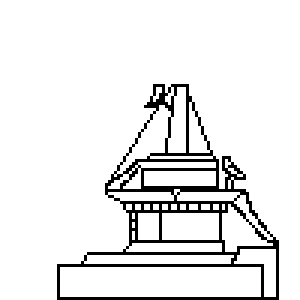
#> input picture templates/bridge_noalpha.png, 100 x 100 px (shown 3 times larger)
$ python class_gui_generator.py
#> lines starting #> are read from the running program, lines starting #| are printed output that depends on the picture; after the words box and inside, x2 and y2 are one past the last pixel; in counts of white or black regions, pixels touching at a corner belong together
import cv2 as cv
from enum import Enum
import numpy as np


class Components(Enum):
    Head = "Ship Class Head Segment" # init function
    Arms = "Ship Turret Segments" # helper/sub methods/methods that does some job
    Bridge = "Ship Command Centres" # methods that combines sub methods together to do high level work
    Engine = "Ship Engine Segments" # methods involving major loops


class class_gui_generator():
    def __init__(self) -> None:
        self.img_head = cv.imread("./templates/base-head_noalpha.png")
        self.img_base = cv.imread("./templates/baseblock_noalpha.png")
        self.img_tail = cv.imread("./templates/base-tail_noalpha.png")
        self.img_bridge = cv.imread("./templates/bridge_noalpha.png")
#> self.img_bridge is the input picture: shape (100, 100, 3); 91.6% white; black in thin lines or dots, all inside (x1, y1, x2, y2) = (19, 28, 93, 100)
        self.img_turret = cv.imread("./templates/turret_noalpha.png")
        self.img_engine = cv.imread("./templates/engine_noalpha.png")

        self.draw_outcome = None

    def manual_assign(self, methods: dict):
        # determine white background length using the sum of list lengths
        # height using the longest list length
        total_length = 0
        max_length = 0
        for (k, v) in methods.items():
            cl = len(v)
            total_length += cl
            if cl > max_length:
                max_length = cl
        shape = [100 * (3 + max_length), 100 * (total_length + 2), 3]
        background_whites = np.zeros(shape)
        background_whites.fill(255)
        canvas = background_whites.copy()
        # iterate and place image
        index_vertical_reversed = 100 * (2 + max_length)
        index_horizontal = 100
        for component in methods.keys():
            canvas[index_vertical_reversed - 100: index_vertical_reversed, index_horizontal: index_horizontal + 100, :] = self.img_base
            for name in methods[component]:
                index_vertical_reversed -= 25
                canvas[index_vertical_reversed - 100: index_vertical_reversed, index_horizontal: index_horizontal + 100, :] = self.img_turret
            # break
            cv.imshow("canvas", canvas)
            cv.waitKey(0)
            cv.destroyAllWindows()
            index_horizontal += 100
            index_vertical_reversed = 100 * (2 + max_length)
        cv.imshow("canvas", canvas)
        cv.waitKey(0)
        cv.destroyAllWindows()

    def manual_assign_manual_draw(self, methods: dict):
        # determine white background length using the sum of list lengths
        # height using the longest list length
        total_length = 0
        max_length = 0
        for (k, v) in methods.items():
            cl = len(v)
            total_length += cl
            if cl > max_length:
                max_length = cl
        shape = [100 * (3 + max_length), 100 * (total_length + 4), 3]
        background_whites = np.zeros(shape)
        background_whites.fill(255)
        canvas = background_whites.copy()
        ini_vertical_reversed = 100 * (2 + max_length)
        ini_horizontal = 100
        # Head:
        canvas[ini_vertical_reversed - 100: ini_vertical_reversed, ini_horizontal: ini_horizontal + 100, :] = self.img_head
#> canvas: shape (1000, 1600, 3) float64; 0.62% of the values are NaN or infinite; the others: min 255, max 255, mean 255
        canvas[ini_vertical_reversed - 100: ini_vertical_reversed, ini_horizontal + 100: ini_horizontal + 200, :] = self.img_base
        cv.putText(canvas, methods[Components.Head][0], [100, 100], cv.FONT_HERSHEY_COMPLEX, 1, (0, 0, 0))
#> canvas: shape (1000, 1600, 3) float64; 1.25% of the values are NaN or infinite; the others: min 0, max 255, mean 254.8
        # Arms: Turrets without the last one pointing backward
        turret_verti_r = ini_vertical_reversed - 26
        turret_hori = ini_horizontal + 200
        turret_count = len(methods[Components.Arms]) # 3: 2 + 1
        turret_index = 1
        for name in methods[Components.Arms]:
            # TODO: fix indexing; turret is covering/overwriting bases for now
            canvas[turret_verti_r - 74: turret_verti_r + 26, turret_hori: turret_hori + 100, :] = self.img_base
            cv.putText(canvas, name, [turret_hori + 5, turret_verti_r + 100], cv.FONT_HERSHEY_COMPLEX, .3, (0, 0, 0))
            text_point = [turret_hori + 5, turret_verti_r + 75]
            for i in range(turret_index):
                canvas[ini_vertical_reversed - 125 - 25 * i: ini_vertical_reversed - 25 - 25 * max(0, i), turret_hori: turret_hori + 100, :] = self.img_base
                # uncomment following for index debugging:
                # cv.imshow("canvas", canvas)
                # cv.waitKey(0)
                # cv.destroyAllWindows()
            canvas[turret_verti_r - 100 - 25 * max(0, (turret_index - 1)): turret_verti_r - 25 * max(0, (turret_index - 1)), turret_hori: turret_hori + 100, :] = self.img_turret
            cv.line(canvas, text_point, [text_point[0], text_point[1] - (turret_index + 2) * 25 + 5], (0, 0, 0))
            turret_hori += 100
            turret_index += 1
            if turret_index == turret_count:
                break
#> canvas: shape (1000, 1600, 3) float64; 8.29% of the values are NaN or infinite; the others: min 0, max 255, mean 254.6
#> after the loop, turret_hori = 900; turret_index = 7
        # Bridge:
        canvas[turret_verti_r - 74: turret_verti_r + 26, turret_hori: turret_hori + 100, :] = self.img_base
        cv.putText(canvas, methods[Components.Bridge][0], [turret_hori + 5, turret_verti_r + 100], cv.FONT_HERSHEY_COMPLEX, .3, (0, 0, 0))
#> canvas: shape (1000, 1600, 3) float64; 8.91% of the values are NaN or infinite; the others: min 0, max 255, mean 254.5
        for i in range(turret_index):
            canvas[ini_vertical_reversed - 100 - 25 * i: ini_vertical_reversed - 25 * max(0, i), turret_hori: turret_hori + 100, :] = self.img_base
        canvas[turret_verti_r - 100 - 25 * max(0, (turret_index - 1)): turret_verti_r - 25 * max(0, (turret_index - 1)), turret_hori: turret_hori + 100, :] = self.img_bridge
#> canvas: shape (1000, 1600, 3) float64; 9.39% of the values are NaN or infinite; the others: min 0, max 255, mean 254.4
        cv.line(canvas, [turret_hori + 5, turret_verti_r + 75], [turret_hori + 5, turret_verti_r + 75 - (turret_index + 2) * 25 + 5], (0, 0, 0))
        # TODO: add support for multiple bridges and engines.
        # Engine:
        for i in range(turret_index - 1):
            canvas[ini_vertical_reversed - 100 - 25 * i: ini_vertical_reversed - 25 * max(0, i), turret_hori + 100: turret_hori + 200, :] = self.img_base
#> canvas: shape (1000, 1600, 3) float64; 10.78% of the values are NaN or infinite; the others: min 0, max 255, mean 254.3
        canvas[turret_verti_r - 100 - 25 * max(0, (turret_index - 2)): turret_verti_r - 25 * max(0, (turret_index - 2)), turret_hori + 100: turret_hori + 200, :] = self.img_engine
        cv.putText(canvas, methods[Components.Engine][0], [turret_hori + 105, turret_verti_r + 100], cv.FONT_HERSHEY_COMPLEX, .3, (0, 0, 0))
        cv.line(canvas, [turret_hori + 105, turret_verti_r + 75], [turret_hori + 105, turret_verti_r + 75 - (turret_index + 1) * 25 + 5], (0, 0, 0))
        # Backward Arms: last turret:
        for i in range(turret_index - 1):
            canvas[ini_vertical_reversed - 100 - 25 * i: ini_vertical_reversed - 25 * max(0, i), turret_hori + 200: turret_hori + 300, :] = self.img_base
        canvas[turret_verti_r - 100 - 25 * max(0, (turret_index - 3)): turret_verti_r - 25 * max(0, (turret_index - 3)), turret_hori + 200: turret_hori + 300, :] = cv.flip(self.img_turret, 1)
        cv.putText(canvas, methods[Components.Arms][-1], [turret_hori + 205, turret_verti_r + 100], cv.FONT_HERSHEY_COMPLEX, .3, (0, 0, 0))
        cv.line(canvas, [turret_hori + 205, turret_verti_r + 75], [turret_hori + 205, turret_verti_r + 75 - (turret_index) * 25 + 5], (0, 0, 0))
#> canvas: shape (1000, 1600, 3) float64; 12.34% of the values are NaN or infinite; the others: min 0, max 255, mean 254.2
        # Tail:
        # for i in range(turret_index - 3):
        #     canvas[ini_vertical_reversed - 100 - 25 * i: ini_vertical_reversed - 25 * max(0, i), turret_hori + 300: turret_hori + 400, :] = self.img_base
        # canvas[turret_verti_r - 100 - 25 * max(0, (turret_index - 4)): turret_verti_r - 25 * max(0, (turret_index - 4)), turret_hori + 300: turret_hori + 400, :] = self.img_tail
        canvas[ini_vertical_reversed - 100: ini_vertical_reversed, turret_hori + 300: turret_hori + 400, :] = self.img_tail
        self.draw_outcome = canvas
        cv.imwrite("./outputs/" + methods[Components.Head][0] + ".png", canvas)
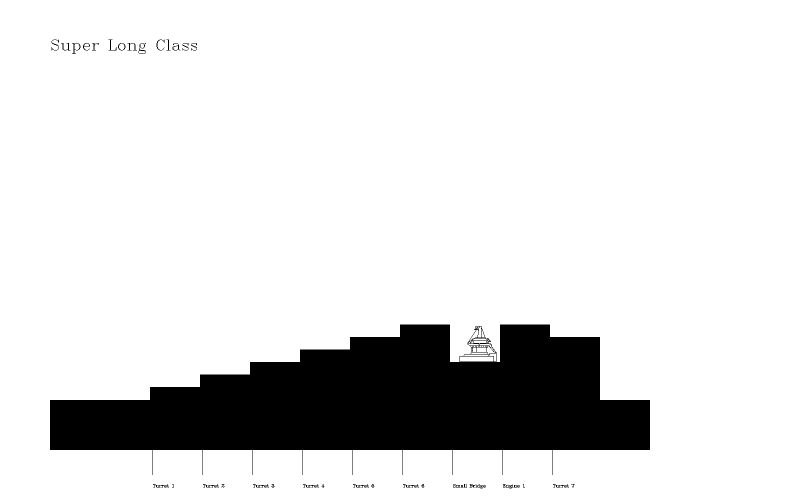
#> saved as Super Long Class.png: shape (1000, 1600, 3) (shown at 1/2 size); 86.8% white; 53 black regions (19 under 20 px), largest, box (x1, y1, x2, y2) and area: (100, 649, 1300, 950) 209686, (144, 86, 161, 108) 93, (277, 86, 292, 108) 93
        cv.imshow("canvas", canvas)
        cv.waitKey(0)
        cv.destroyAllWindows()


if __name__ == "__main__":
    cgg = class_gui_generator()
    # testing_dict = {
    #     Components.Head: ["Lin - II Class"],
    #     Components.Arms: ["log_loss", "log_loss_gradient", "gradient_descent"],
    #     Components.Bridge: ["step"],
    #     Components.Engine: ["steps"]
    # }
    # testing_dict = {
    #     Components.Head: ["Lin Gen Class"],
    #     Components.Arms: ["compute_mu", "compute_var"],
    #     Components.Bridge: ["fit_line"],
    #     Components.Engine: ["estimate_mu_var"]
    # }
    testing_dict = {
        Components.Head: ["Super Long Class"],
        Components.Arms: ["Turret 1", "Turret 2", "Turret 3", "Turret 4", "Turret 5", "Turret 6", "Turret 7"],
        Components.Bridge: ["Small Bridge", "Small Bridge 2"],
        Components.Engine: ["Engine 1", "Engine 2"]
    }
    cgg.manual_assign_manual_draw(testing_dict)
